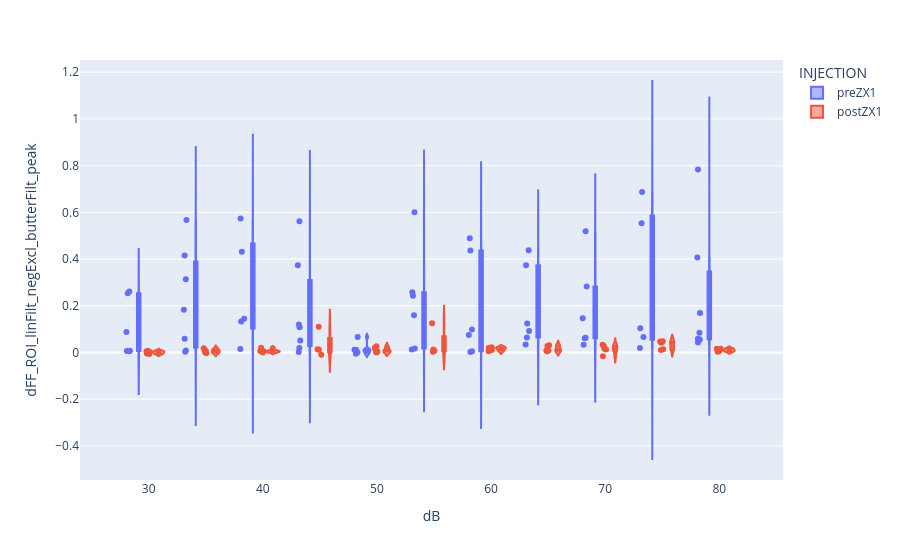

Source (notebook cell):
### Code cell
# plot peak response amplitudes across sound intensities

import plotly.express as px

# # histogram showing averaged peak dFF across intensities between pre- and post-ZX1
# fig = px.histogram(df_drop_drop[df_drop_drop['dir']==expDir], x="dB", y="dFF_ROI_linFilt_negExcl_butterFilt_peak",
#                    color="INJECTION", barmode='group', histfunc='avg', height=400)

# # violin plot showing distribution of peak dFF across intensities between pre- and post-ZX1
# dFF response
fig = px.violin(df_drop_drop[df_drop_drop['dir']==expDir], y="dFF_ROI_linFilt_negExcl_butterFilt_peak", x="dB", color="INJECTION", box=True, points='all')

# dF response
# fig = px.violin(df_drop_drop[df_drop_drop['dir']==expDir], y="dF_ROI_linFilt_negExcl_butterFilt_peak", x="dB", color="INJECTION", box=True, points='all')

fig.show()

### Figure 1 — Plotly figure (JSON) as saved in the notebook; plotly's stock layout.template omitted (floating-point values rounded to 4 significant figures)
{"data": [{"alignmentgroup": "True", "box": {"visible": true}, "hovertemplate": "INJECTION=preZX1<br>dB=%{x}<br>dFF_ROI_linFilt_negExcl_butterFilt_peak=%{y}<extra></extra>", "legendgroup": "preZX1", "marker": {"color": "#636efa"}, "name": "preZX1", "offsetgroup": "preZX1", "orientation": "v", "points": "all", "scalegroup": "True", "showlegend": true, "type": "violin", "x": [30, 35, 50, 75, 40, 60, 55, 80, 35, 65, 70, 45, 70, 65, 50, 30, 75, 35, 60, 55, 40, 45, 80, 80, 40, 50, 30, 55, 75, 35, 60, 45, 65, 70, 30, 70, 55, 75, 45, 35, 65, 80, 50, 40, 60, 60, 35, 75, 30, 50, 80, 45, 70, 65, 40, 55, 70, 35, 30, 55, 80, 65, 60, 45, 50, 80, 45], "x0": " ", "xaxis": "x", "y": [0.004574, 0.002316, 0.009775, 0.6866, 0.5738, 0.4363, 0.6005, 0.783, 0.5666, 0.3736, 0.519, 0.002072, 0.06275, 0.09146, -0.0008992, 0.005699, 0.06627, 0.4149, 0.001813, 0.2575, 0.1443, 0.5613, 0.1689, 0.4062, 0.4311, -0.00587, 0.007614, 0.2425, 0.5526, 0.313, 0.4888, 0.3735, 0.438, 0.282, 0.2608, 0.1458, 0.1586, 0.1039, 0.1193, 0.1824, 0.1236, 0.08419, 0.01016, 0.1319, 0.09768, 0.07424, 0.0588, 0.01921, 0.08735, 0.06598, 0.04191, 0.05116, 0.06034, 0.03405, 0.01493, 0.01199, 0.03279, 0.008676, 0.253, 0.01672, 0.05562, 0.06394, 0.004403, 0.01929, 0.01142, 0.05857, 0.1082], "y0": " ", "yaxis": "y"}, {"alignmentgroup": "True", "box": {"visible": true}, "hovertemplate": "INJECTION=postZX1<br>dB=%{x}<br>dFF_ROI_linFilt_negExcl_butterFilt_peak=%{y}<extra></extra>", "legendgroup": "postZX1", "marker": {"color": "#EF553B"}, "name": "postZX1", "offsetgroup": "postZX1", "orientation": "v", "points": "all", "scalegroup": "True", "showlegend": true, "type": "violin", "x": [30, 35, 75, 40, 50, 60, 65, 70, 30, 60, 40, 80, 50, 45, 30, 65, 70, 75, 55, 35, 70, 65, 55, 35, 60, 45, 80, 40, 75, 50, 65, 75, 35, 80, 70, 50, 60, 30, 45, 40, 40, 80, 30, 65, 35, 60, 55, 70, 45, 50, 75, 50, 55, 80], "x0": " ", "xaxis": "x", "y": [-0.006577, 0.005513, 0.04161, -0.0001284, 0.00376, 0.004576, 0.007622, 0.01221, 0.003868, 0.01009, 0.006515, 0.008805, 0.01937, 0.1099, 0.00686, 0.03065, 0.03314, 0.04745, 0.1248, -0.003251, 0.0263, 0.0277, 0.01264, 0.01099, 0.02089, 0.01379, 0.005335, 0.01963, 0.0471, -0.0001115, 0.008192, 0.01068, 0.01729, 0.01608, -0.01693, 0.02628, 0.01843, 0.001959, 0.01111, 0.005194, 0.003399, 0.003281, -0.004848, 0.005416, -4.036e-05, 0.02097, 0.007345, 0.0153, -0.01025, 0.006211, 0.01337, 0.003871, 0.003329, 0.01594], "y0": " ", "yaxis": "y"}], "layout": {"legend": {"title": {"text": "INJECTION"}, "tracegroupgap": 0}, "margin": {"t": 60}, "violinmode": "group", "xaxis": {"anchor": "y", "domain": [0, 1], "title": {"text": "dB"}}, "yaxis": {"anchor": "x", "domain": [0, 1], "title": {"text": "dFF_ROI_linFilt_negExcl_butterFilt_peak"}}}}
